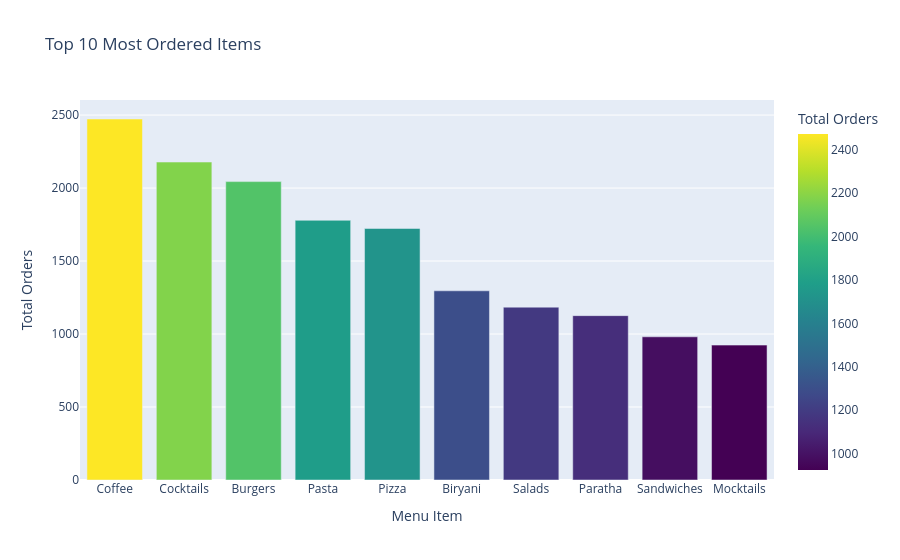

Write notebook code for a chart like this one.
### Markdown cell above
<h4 style="color: #2b6cb0;">📊 Insight 1: Top Ordered Items</h4>

*Visualizing the most popular food items to understand customer preferences.*

####

### Code cell
output_dir = "latex/assets/images"

pdf_top_items = top_items_df.limit(10).toPandas()

fig1 = px.bar(pdf_top_items, x='food_item', y='total_orders', 
              title='Top 10 Most Ordered Items',
              labels={'food_item': 'Menu Item', 'total_orders': 'Total Orders'},
              color='total_orders', color_continuous_scale='Viridis')

fig1.show()

### Figure 1 — Plotly figure (JSON) as saved in the notebook; plotly's stock layout.template omitted (floating-point values rounded to 4 significant figures)
{"data": [{"hovertemplate": "Menu Item=%{x}<br>Total Orders=%{marker.color}<extra></extra>", "legendgroup": "", "marker": {"color": [2473, 2178, 2044, 1779, 1723, 1296, 1184, 1126, 981, 924], "coloraxis": "coloraxis", "pattern": {"shape": ""}}, "name": "", "orientation": "v", "showlegend": false, "textposition": "auto", "type": "bar", "x": ["Coffee", "Cocktails", "Burgers", "Pasta", "Pizza", "Biryani", "Salads", "Paratha", "Sandwiches", "Mocktails"], "xaxis": "x", "y": [2473, 2178, 2044, 1779, 1723, 1296, 1184, 1126, 981, 924], "yaxis": "y"}], "layout": {"barmode": "relative", "coloraxis": {"colorbar": {"title": {"text": "Total Orders"}}, "colorscale": [[0, "#440154"], [0.1111, "#482878"], [0.2222, "#3e4989"], [0.3333, "#31688e"], [0.4444, "#26828e"], [0.5556, "#1f9e89"], [0.6667, "#35b779"], [0.7778, "#6ece58"], [0.8889, "#b5de2b"], [1, "#fde725"]]}, "legend": {"tracegroupgap": 0}, "title": {"text": "Top 10 Most Ordered Items"}, "xaxis": {"anchor": "y", "domain": [0, 1], "title": {"text": "Menu Item"}}, "yaxis": {"anchor": "x", "domain": [0, 1], "title": {"text": "Total Orders"}}}}
